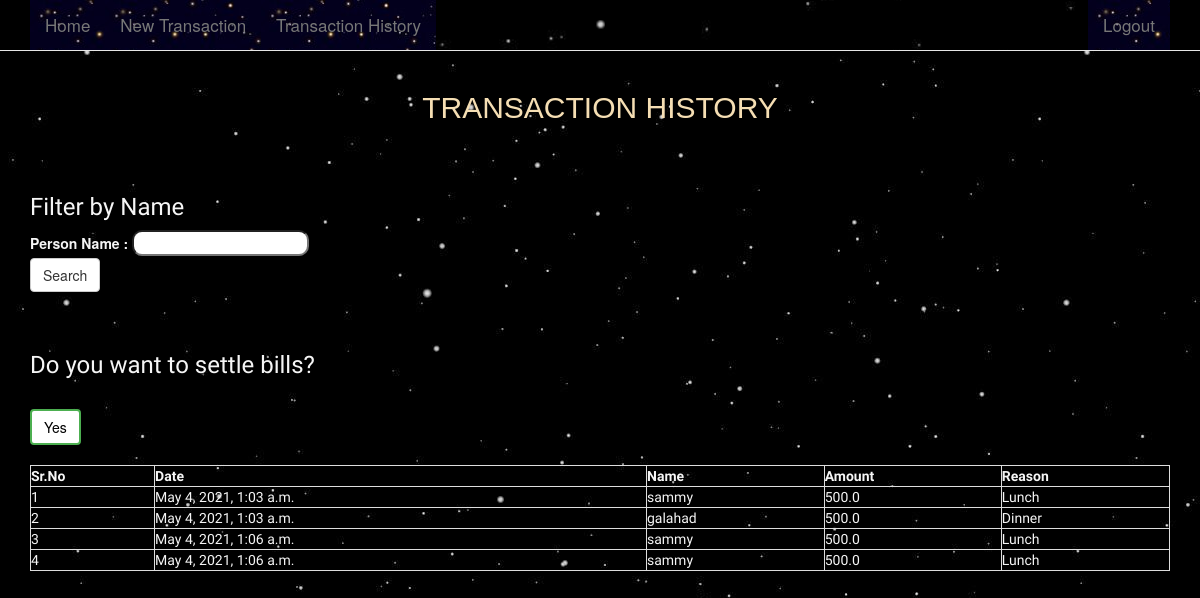
The page /history/ (signed in) on the database as committed earlier.
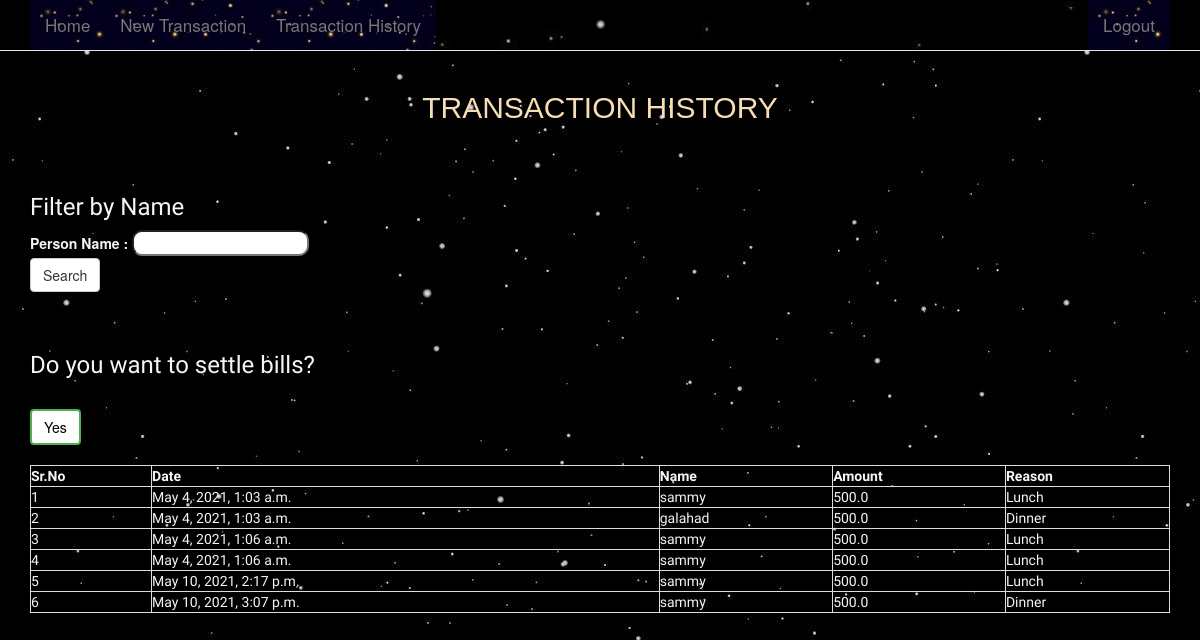
The same page on the database as committed later.
### webapp/models.py (models this page shows, shortened)
class Transaction_history(models.Model):
    person1=models.CharField(max_length=264,default=" ")
    person2=models.CharField(max_length=264,default=" ")
    date= models.DateTimeField( auto_now_add=True, null=True)
    reason=models.CharField(max_length=264)
    amount=models.FloatField(null=True)

### webapp/views.py (the view, shortened to what this page needs)
# urls.py: url(r'history/$',views.history,name='history'),
def history(request):
    global person_n
    datah=Transaction_history.objects.filter(person1=request.user.get_username())
    dataopp= Transaction_history.objects.filter(person2=request.user.get_username())
    if request.method == 'POST':
        transact_history=TransactionHistory(data=request.POST)
        if transact_history.is_valid():
            person_n=request.POST["person_name"]
            if person_n=="":
                flag1=False
            else:
                flag1=True
    else:
        transact_history=TransactionHistory()
        return render(request,'webapp/history.html',{'transact_history':transact_history,"datah":datah,"dataopp":dataopp})

### webapp/forms.py
class TransactionHistory(forms.Form):
    person_name=forms.CharField()

### webapp/templates/webapp/history.html (shortened to what this page needs)
{%extends "webapp/index.html"%}
{% block body_block %}
<link rel="stylesheet" href="https://maxcdn.bootstrapcdn.com/bootstrap/3.3.7/css/bootstrap.min.css">
<h1 id="main-header" style="text-align:center; font-size: 30px; color: wheat;";>TRANSACTION HISTORY</h1>
<br></br>
<h3 id="body_info">Filter by Name</h3>
<form method="POST" class="post-form">
    <div class="form-div">
      <div class="form_content">
          <label for="id_person_name">Person Name :</label>
          {{ transact_history.person_name }}
      </div>
    </div>
  <button id = "save1" type='Submit' class="save btn btn-default">Search</button>
</form>
<br></br>
{% if user.is_authenticated %}
<h3 id="body_info">Do you want to settle bills?</h3>
<button id = "save" type='Submit' class="save btn btn-default" onClick="location.href='{% url 'settle'%}'">Yes</button>
<br></br>
<div class="row">
  <div class="col-md-12">
    <table>
      <thead>
        <tr>
          <th>Sr.No</th>
          <th>Date</th>
          <th>Name</th>
          <th>Amount</th>
          <th>Reason</th>
        </tr>
      </thead>
      <tbody>
        {% for i in datah %}
          <tr>
            <td>{{forloop.counter}}</td>
            <td>{{i.date}}</td>
            <td>{{i.person2}}</td>
            <td>{{i.amount}}</td>
            <td>{{i.reason}}</td>
            </tr>
            {%endfor%}
      </tbody>
    </table>
  </div>
</div>
{%else%}
<h4 id="body_info">Login to view history</h4>
{% endif %}
{% endblock %}

Rows that differ between the two databases and show on the page:
added Transaction_history: date "May 10, 2021, 2:17 p.m.", person2 "sammy", amount "500.0", reason "Lunch"
added Transaction_history: date "May 10, 2021, 3:07 p.m.", person2 "sammy", amount "500.0", reason "Dinner"
